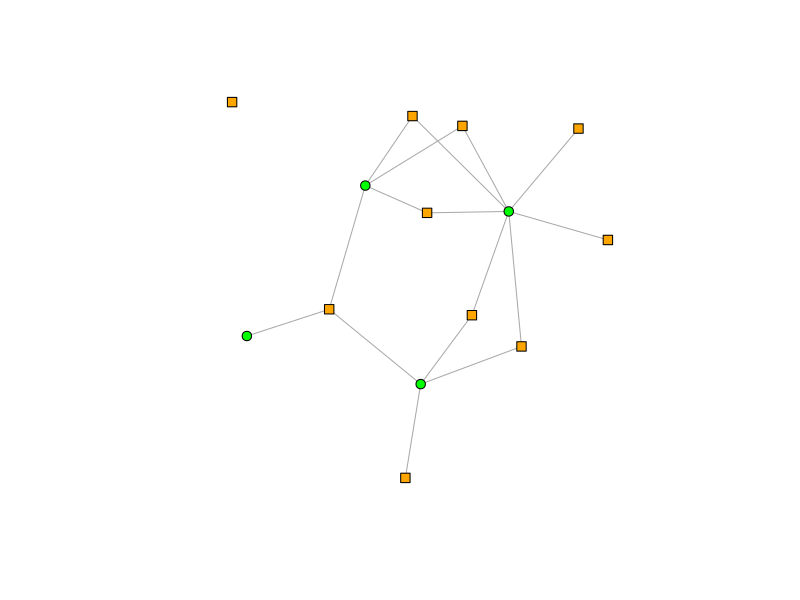
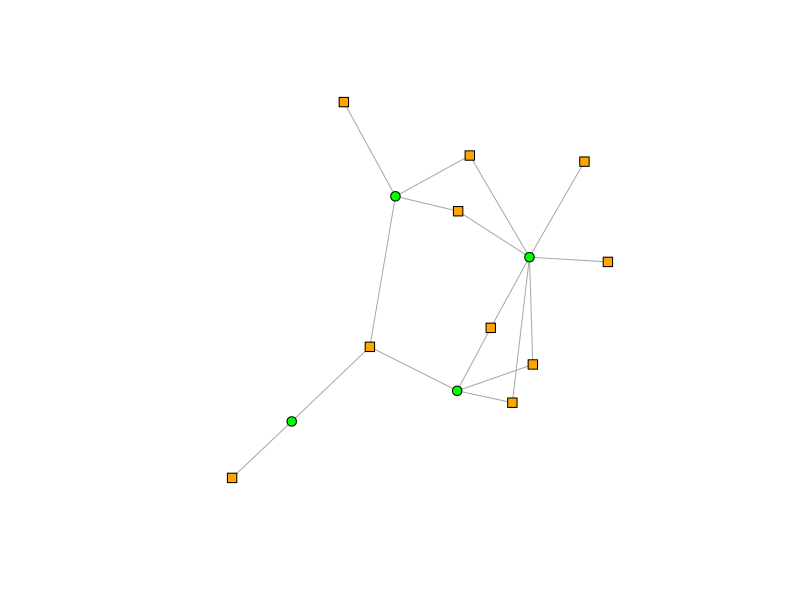
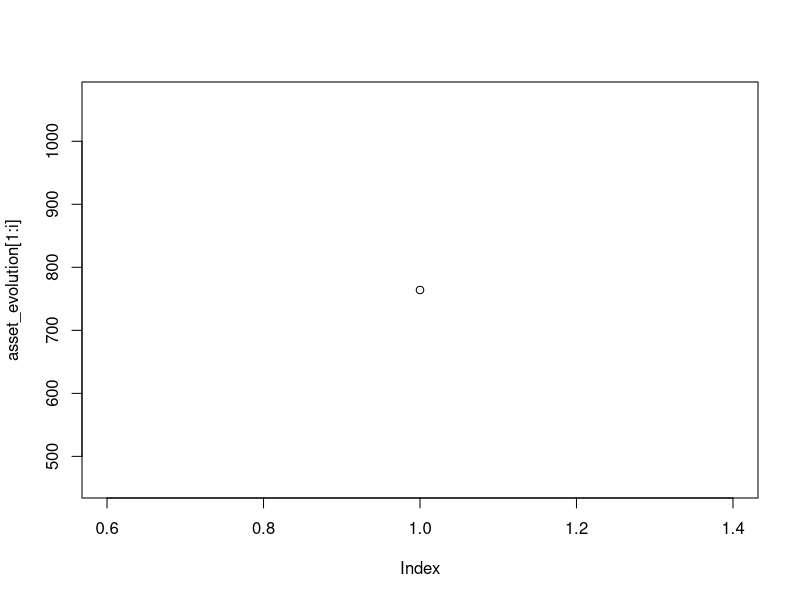
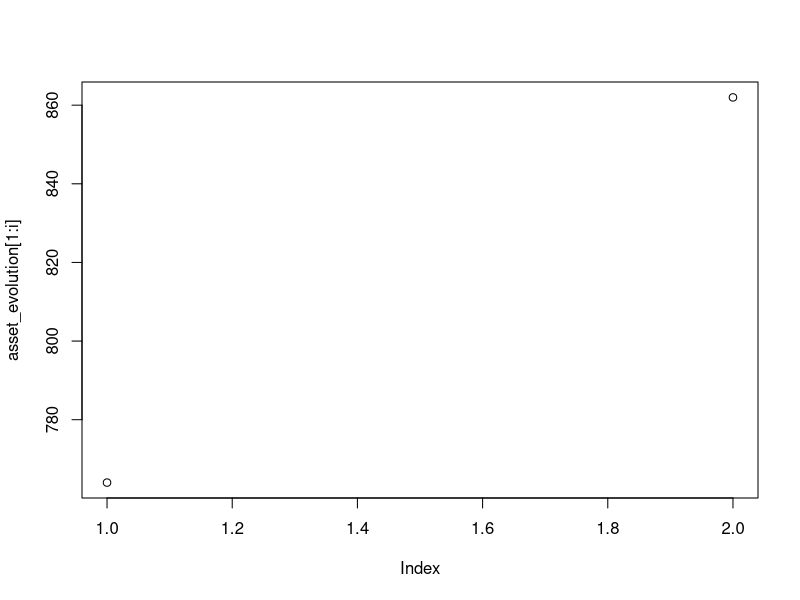
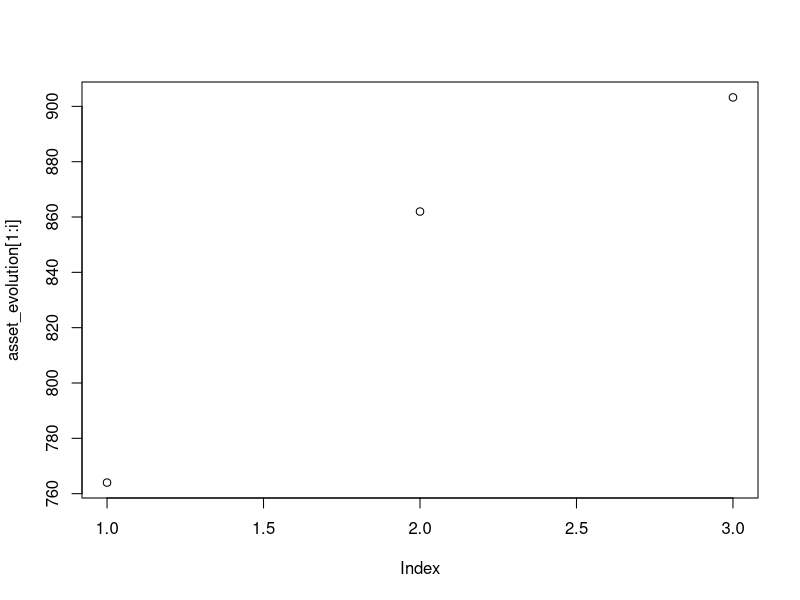
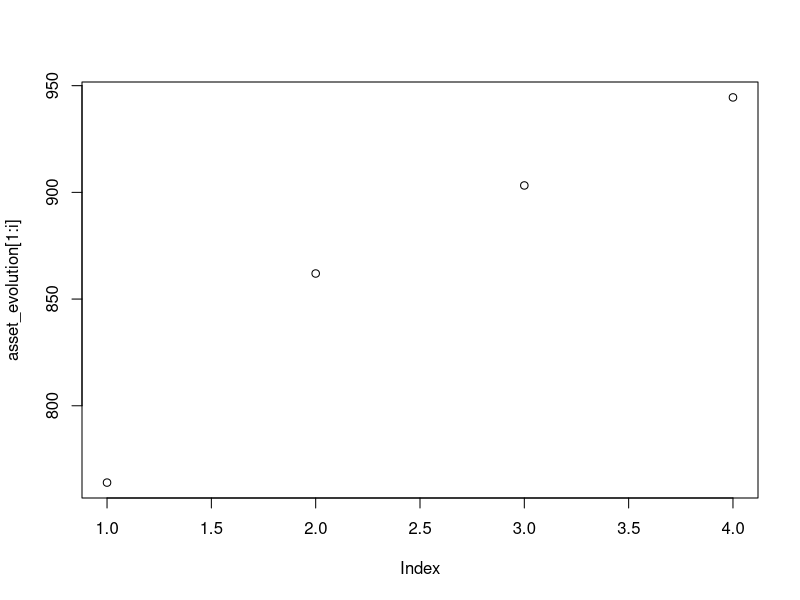
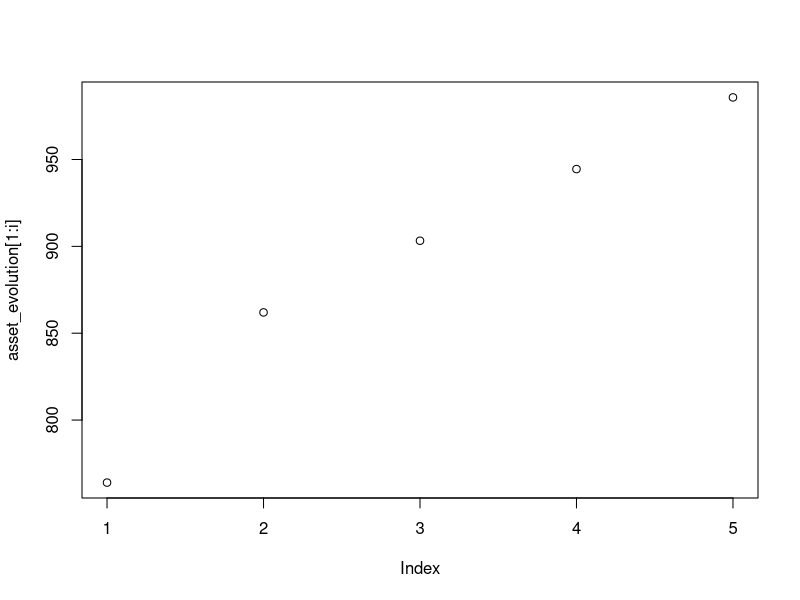
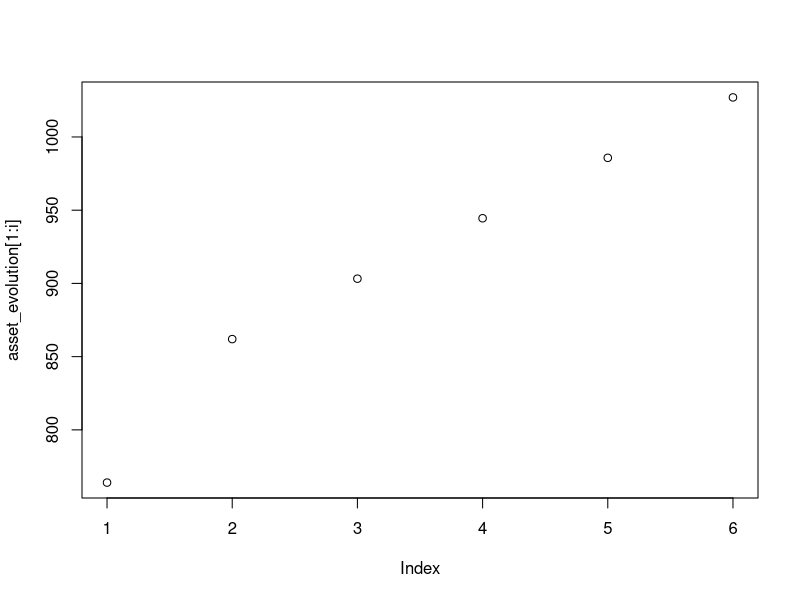

Write the R code that produced these figures, in order.
# Notes --------------------------------------------------------------------------------------------
# Date: 28.12.2018
# Author: Michal Stachnio


# 1) Will need to deal with the fact initial quantities can be decimal values. It shouldn't be the case
#    I should therefore round it up and either adjust the assets size to fit the values, or redistribute the sizes so that it works.
# 2) Important: When the asset reduction takes place, it creates a new equilibrium price value for the asset. This means it does not react the same way for a given volume sold!
# 3) Should maybe check on graph generation if it is possible to make sure that the graph cannot be divided in 2
# 4) This is the slowest part of the code:
  # for (i in 1:n_Banks) {
  #   for (j in 1:m_Assets) {
  #     if (graph1[i, j+ n_Banks] == 1) {
  #       q_0[i, j] = balanceSheet[ i,1] / (k_i[i] * p_0[j])
  #     } 
  #   }
  # }
  # System_Q = rowSums(t(q_0))

# Packages --------------------------------------------------------------------------------------------

library(igraph)

# Fucntions --------------------------------------------------------------------------------

NamingString = function(String, startingValue, size) {
  nameString = matrix("0", nrow = 1, ncol = size, byrow = TRUE)
  for (i in 1:size) {
    nameString[, i] = paste(String, i - 1 + startingValue, sep = "") # sep="" means that there is no space between w and the number
  }
  return (nameString)
}

NamingRows = function(String, data, startingValue) {
  
  # Input Variables:
  # String        = value in "" that will be the name that will be iterated
  # data          = data structure that will have a new name for rows
  # startingValue = allows to start with 0 or 1 etc...
  
  dataNames = matrix("0", nrow = nrow(data), ncol = 1, byrow = TRUE)
  for (i in 1:nrow(dataNames)) {
    dataNames[i, ] = paste(String, i - 1 + startingValue, sep = "") # sep="" means that there is no space between w and the number
  }
  rownames(data) = c(dataNames)
  return (data)
}

NamingCols = function(String, data, startingValue) {
  dataNames = matrix("0", nrow = 1, ncol = ncol(data), byrow = TRUE)
  for (i in 1:ncol(dataNames)) {
    dataNames[, i] = paste(String, i - 1 + startingValue, sep = "") # sep="" means that there is no space between w and the number
  }
  colnames(data) = c(dataNames)
  return (data)
}




# Parameters ------------------------------------------------------------------------------------------------------------------

n_Banks = 10
m_Assets = 4
linkProbabiliy = 0.5
gamma = matrix(data = 0.05, nrow = n_Banks, ncol = 1)
liquidity_factor = matrix(0, nrow = m_Assets, ncol = 1)
for (i in 1:m_Assets) {
  liquidity_factor[i] = 0.5  
}
daily_market_volume = 0.001
assetReduction = 0.1 # Intial system shock 
banks_buyback_parameter = 0
numberIterations = 10
method_selection = 2
external_Trade_Dummy = 1

# Generating the balance Sheet 
asset_0 = 80
cash_0 = 20
liabilities_0 = 96 
intial_Price = matrix(data = 1, nrow = m_Assets, ncol = 1)

# Generating the bipartiate graph --------------------------------------------------------------------------------------------


Generategraph = function(n_Banks, m_Assets, linkProbabiliy) {
  # Generates the graph
  graph = sample_bipartite(n_Banks, m_Assets, p=linkProbabiliy)
  # Changes the form of the vertex for the graph
  V(graph)$shape <- c("square", "circle")[V(graph)$type+1]
  # Deletes the label
  V(graph)$label <- c(NamingString("bank",1,n_Banks), NamingString("asset",1,m_Assets))
  
  return(graph)
}

# System Rules ------------------------------------------------------------



# Bankruptcy Check
BankruptcyCheck = function(balanceSheet, delta_asset) {
  for (i in 1:n_Banks) {
    if (balanceSheet[ ,1] + balanceSheet[ ,2] - balanceSheet[ ,3] < 0 ) {
      delta_asset[i] = balanceSheet[ i,1]
    }
  }
  return(delta_asset)
}

# Price Impact
Price_Impact = function(decision_Volume_Traded, liquidity_factor, m_Assets, p_0, System_Q,
                        daily_market_volume, net_Volume_Traded, external_Trade_Dummy, 
                        System_Update_Dummy) {
  # External trade is the demand for the asset outside of the financial system
  if (external_Trade_Dummy == 1) {
    external_Trade = matrix(System_Q * daily_market_volume, nrow = m_Assets, ncol = 1)
    external_Trade = NamingRows("asset", external_Trade, 1) 
  } else {
    external_Trade = 0
  }
  
  if (System_Update_Dummy == 1) {
    net_Volume_Traded = rowSums(decision_Volume_Traded) + net_Volume_Traded + external_Trade
    assign("net_Volume_Traded", net_Volume_Traded, envir = .GlobalEnv)
  }
  
  p_t1 = p_0 * exp(liquidity_factor * net_Volume_Traded/System_Q)

  return(p_t1)
}

# Liquidation Schedules ------------------------------------------------------------

# Approach 1: Pro-Rata Liquidation
Prorata_Liquidation = function(q_t, p_t, n_Banks, m_Assets, balanceSheet) {
  
  decision_Volume_Traded = matrix(0, nrow = m_Assets, ncol = n_Banks)
  decision_Volume_Traded = NamingRows("asset", decision_Volume_Traded, 1) 
  decision_Volume_Traded = NamingCols("bank", decision_Volume_Traded, 1)
  q_copy = q_t
  
  
  # Liquidation Quantity - Calculates delta_asset
  delta_asset = matrix(0, nrow = n_Banks, ncol = 1)
  bank_index_array = 1:n_Banks
  for (i in 1:n_Banks) {
    # bankruptcy check
    if (balanceSheet[i, 1] + balanceSheet[i, 2] - balanceSheet[i, 3] < 0 ) {
      decision_Volume_Traded[, i] = -t(q_t[i, ])
      bank_index_array = bank_index_array[!bank_index_array %in% i]
    } else {
      delta_asset[i] = gamma[i] * balanceSheet[i, 1] * ((1 - (target_Leverage[i] * balanceSheet[i, 4])/balanceSheet[i, 1]))
    }
  }
  for (i in bank_index_array) {
    leftover_delta_asset = delta_asset[i]
    # counts how many assets are held by each bank
    count_Asset_Held = length(which(q_t[i, ] > 0))
    # If it needs to liquidate:
    if (delta_asset[i] != 0) {
      # per asset monetary volume it needs to liquidate
      per_Asset_Liquidation_Quantity = delta_asset[i] / count_Asset_Held

      repeat{
        test = 0
        for (j in which(q_copy[i, ] > 0)) {
          # If a bank does not have enough of one asset to liquidate on a pro-rata basis, 
          # it liquidates all it has and then adapts how much it liquidates of other assets.
          if (q_t[i, j] * p_t[j] < per_Asset_Liquidation_Quantity) {
            # all the position in the asset is liquidated
            decision_Volume_Traded[j, i] = - q_t[i, j]
            q_copy[i, j] = 0
            # The monetary value to be liquidated decreases
            leftover_delta_asset = delta_asset[i] + rowSums(t(decision_Volume_Traded[, i] %*% p_t))
            # Adapts the per_Asset_Liquidation_Quantity to new quantity/ liquidation value
            count_Asset_Held = count_Asset_Held - 1
            per_Asset_Liquidation_Quantity = leftover_delta_asset / count_Asset_Held 
          } else {
            test = test + 1
          }
        }
        if (test == length(which(q_copy[i,] > 0))) {
          break
        }
      }
    }
    # If there are some assets for which the bank can fully liquidate, it liquidates equal amounts:
    if (count_Asset_Held > 0) {
      # Identifies the index of the assets where the bank still holds a position:
      assign_Vector = which((q_copy[i, ] + decision_Volume_Traded[, i]) > 0)
      for (q in assign_Vector) {
        decision_Volume_Traded[assign_Vector, i] = -leftover_delta_asset / count_Asset_Held
      }
    }
  }
  return(decision_Volume_Traded)
}

# Approach 2: Liquidation based on bank holdings:
# WIP !!

Lagrangian_Approach2 = function(x,i,q_t, p_0, liquidity_factor,net_Volume_Traded, m_Assets, System_Q) {
  
  lambda = x[1] 
  decision_Volume_Traded = x[2:(m_Assets + 1)] 
  
  
  LagrangianValue = colSums(q_t[i, ] * p_0 * exp(-liquidity_factor * (net_Volume_Traded + decision_Volume_Traded))) + 
    balanceSheet[i, 1] + balanceSheet[i, 3] - 
    lambda * (
      colSums((q_t[i, ] - decision_Volume_Traded) * p_0 * exp(-liquidity_factor * (net_Volume_Traded + decision_Volume_Traded)/System_Q)) /
        (colSums(q_t[i, ] * p_0 * exp(-liquidity_factor * (net_Volume_Traded + decision_Volume_Traded)/System_Q)) + balanceSheet[i, 1] + balanceSheet[i, 3])
     - target_Leverage[i])
  return(-LagrangianValue)
}

Lagrangian_Approach2_Test = function(x, i, q_t, p_0, liquidity_factor,net_Volume_Traded, m_Assets, System_Q, external_Trade_Dummy) {
  
  lambda = x[1] 
  decision_Volume_Traded = x[2:(m_Assets + 1)] 
  
  LagrangianValue = colSums(q_t[i, ] * Price_Impact(decision_Volume_Traded, liquidity_factor, m_Assets, p_0, System_Q,
                                                    daily_market_volume, net_Volume_Traded, external_Trade_Dummy, 
                                                    System_Update_Dummy = 0)) + 
                    balanceSheet[i, 1] + balanceSheet[i, 3] - 
                    lambda * (
                              colSums((q_t[i, ] - decision_Volume_Traded) * Price_Impact(decision_Volume_Traded, liquidity_factor, m_Assets, p_0, System_Q,
                                                                                         daily_market_volume, net_Volume_Traded, external_Trade_Dummy, 
                                                                                         System_Update_Dummy = 0)) /
                              (colSums(q_t[i, ] * Price_Impact(decision_Volume_Traded, liquidity_factor, m_Assets, p_0, System_Q,
                                                               daily_market_volume, net_Volume_Traded, external_Trade_Dummy, 
                                                               System_Update_Dummy = 0) + balanceSheet[i, 1] + balanceSheet[i, 3]) - target_Leverage[i]))
  
  # No short-selling                                                        
  for (j in m_Assets) {
    if (decision_Volume_Traded[j] > 0) {
      LagrangianValue = -9999999999999999
      break
    }
  }

                              
  return(-LagrangianValue)
}

BankHolding_Liquidation = function(delta_asset, q_t, p_t, n_Banks, m_Assets, decision_Volume_Traded, balanceSheet, target_Leverage, external_Trade_Dummy){
  
  decision_Volume_Traded = matrix(0, nrow = m_Assets, ncol = n_Banks)
  decision_Volume_Traded = NamingRows("asset", decision_Volume_Traded, 1) 
  decision_Volume_Traded = NamingCols("bank", decision_Volume_Traded, 1)
  
  for (i in 1:n_Banks) {
    parameter_initial_values = matrix(1, nrow = 1 + m_Assets, ncol = 1)
    OptimalValues = optim(parameter_initial_values, Lagrangian_Approach2_Test,
                          i = i, q_t = q_t, p_0 = p_0, liquidity_factor = liquidity_factor, net_Volume_Traded = net_Volume_Traded,
                          m_Assets = m_Assets, System_Q = System_Q, external_Trade_Dummy = external_Trade_Dummy)
                    
    decision_Volume_Traded[, i] = OptimalValues$par[2:(m_Assets + 1)]
  }
  return(decision_Volume_Traded)
}

# System actualisation rules --------------------------------------------------------------
System_Update = function(method_selection, gamma, asset_t, equity_t, target_Leverage, q_t, p_t, n_Banks, m_Assets, liquidity_factor, p_0,
                          balanceSheet, banks_buyback_parameter, external_Trade_Dummy) {

  # 2) Defines the liquidation schedule

  if (method_selection == 1) {
    decision_Volume_Traded = Prorata_Liquidation(q_t, p_t, n_Banks, m_Assets, balanceSheet)
  } else if (method_selection == 2) {
    decision_Volume_Traded = BankHolding_Liquidation(delta_asset, q_t, p_t, n_Banks, m_Assets, decision_Volume_Traded, balanceSheet, target_Leverage, external_Trade_Dummy)
  } else if (method_selection == 3) {
    
  } else {
    
  }
  
  # 3) Calculate the price impact of decision_Volume_Traded
  p_t = Price_Impact(decision_Volume_Traded, liquidity_factor, m_Assets, p_0, System_Q, daily_market_volume, 
                     net_Volume_Traded, external_Trade_Dummy, System_Update_Dummy = 1)
  
  # 4) Settle the cash of the trade
  balanceSheet[, 2] = balanceSheet[, 2] - t(t(p_t) %*% decision_Volume_Traded)
  
  # 5) Reduce the quantities of holdings of banks
  q_t = q_t + t(decision_Volume_Traded)
  
  # 6) reupdate the asset values
  balanceSheet[, 1] = q_t %*% p_t
  
  # 7) Calculate the equity
  balanceSheet[, 4] = balanceSheet[, 1] + balanceSheet[, 2] - balanceSheet[, 3]
  
  # The funciton should return: the prices, the balance sheets, the quantities, 
  
  return(list("balanceSheet" = balanceSheet, "Quantities" = q_t, "Prices" = p_t))
}

# On top of this: 
# - monitoring of the bankruptcy rate, the delta asset sold, the total equity of the sstem
# - do a loop that stops once there are no more bankruptcies
# - make a loop so that it does multiple simulations and collects aggregate data on the simulations
# - 


# Execution Code ------------------------------------------------------------




# PART 1: Setting up the system

# Plots the graph, changes the color of the vertexes depending on the type
graph1 = Generategraph(n_Banks, m_Assets, linkProbabiliy)
plot(graph1, vertex.color=c("orange", "green")[1 + (V(graph1)$type == "TRUE")], 
     vertex.size = 5, vertex.label = NA) 

# Making sure each bank has at least one asset:
assetChoiceVector = 1:m_Assets
for (i in 1:n_Banks) {
  if (sum(graph1[i, ]) == 0) {
    assetChoice = sample(assetChoiceVector, 1)
    graph1 = graph1 + edge(c(i, assetChoice + n_Banks))
  }
}

# Making sure each asset has at least one bank:
bankChoiceVector = 1:n_Banks
for (i in 1:m_Assets) {
  if (sum(graph1[, i + n_Banks]) == 0) {
    bankChoice = sample(bankChoiceVector, 1)
    graph1 = graph1 + edge(c(i + n_Banks, assetChoice))
  }
}
plot(graph1, vertex.color=c("orange", "green")[1 + (V(graph1)$type == "TRUE")], 
     vertex.size = 5, vertex.label = NA) 

# Create the k_i vector that has the degrees of each bank
k_i = matrix(data = NA, ncol = 1, nrow = n_Banks)
for (i in 1:n_Banks) {
  k_i[i] = sum(graph1[i])
}
k_i = NamingRows("bank", k_i, 1)

# Create the l_j vector that has the degrees of each asset
l_j = matrix(data = NA, ncol = 1, nrow = m_Assets)
for (j in 1:m_Assets) {
  l_j[j] = sum(graph1[j+n_Banks])
}
l_j = NamingRows("asset", l_j, 1)

balanceSheet = matrix(data = NA, nrow = n_Banks, ncol = 4)
colnames(balanceSheet) = c("Assets", "Cash", "Liabilities", "Equity")
balanceSheet = NamingRows("bank", balanceSheet, 1) 
balanceSheet[ ,1] = asset_0
balanceSheet[ ,2] = cash_0
balanceSheet[ ,3] = liabilities_0
equity_0 = asset_0 + cash_0 - liabilities_0
balanceSheet[ ,4] = equity_0


# defining the initial price of assets:
p_0 = matrix(data = intial_Price, nrow = m_Assets, ncol = 1)
p_0 = NamingRows("asset", p_0, 1) 

# The matrix of asset quantities owned
q_0 = matrix(data = 0, nrow = n_Banks, ncol = m_Assets )
q_0 = NamingRows("bank", q_0, 1)
q_0 = NamingCols("asset", q_0, 1)

# Assigns the initial quantities owned by each bank of all assets
for (i in 1:n_Banks) {
  for (j in 1:m_Assets) {
    if (graph1[i, j+ n_Banks] == 1) {
      q_0[i, j] = balanceSheet[ i,1] / (k_i[i] * p_0[j])
    } 
  }
}
System_Q = rowSums(t(q_0))

# Defining the termporal variables:
q_t = q_0
p_t = p_0
k_t = k_i
balanceSheet[, 1] = asset_0
equity_t = balanceSheet[, 4]
target_Leverage = asset_0 / balanceSheet[, 4] # Setting the target leverage at the initial leverage level
net_Volume_Traded = matrix(0, nrow = m_Assets, ncol = 1) 

# Part 2: Doing the simulation

# Shocking the system via price reduction
assetChoice = sample(assetChoiceVector, 1)
p_t[assetChoice] = (1 - assetReduction) * p_t[assetChoice]

# Updating asset values
balanceSheet[, 1] = q_t %*% p_t

# Updating equity values
balanceSheet[, 4] = balanceSheet[, 1] + balanceSheet[, 2] - balanceSheet[, 3]


asset_evolution = matrix(0, nrow = numberIterations, ncol =1)
prices_evolution = matrix(0, nrow = numberIterations, ncol = m_Assets)
# Simulating one system
for (i in 1:numberIterations) {
  print("iteration:")
  print(i)
  system_Update_Values = System_Update(method_selection, gamma, balanceSheet[, 1], balanceSheet[, 4], target_Leverage, q_t, p_t, n_Banks, m_Assets, liquidity_factor, p_0,
                balanceSheet, banks_buyback_parameter, external_Trade_Dummy)
  asset_evolution[i] = sum(balanceSheet[, 1])
  prices_evolution[i,] = t(p_t)
  
  balanceSheet = system_Update_Values$balanceSheet
  q_t = system_Update_Values$Quantities
  p_t = system_Update_Values$Prices
  print("asset_evolution:")
  print(asset_evolution[i])
  plot(asset_evolution[1:i] , type="p", col="black")  
}
plot(graph1, vertex.color=c("orange", "green")[1 + (V(graph1)$type == "TRUE")], 
     vertex.size = 5, vertex.label = NA) 
plot(asset_evolution)



